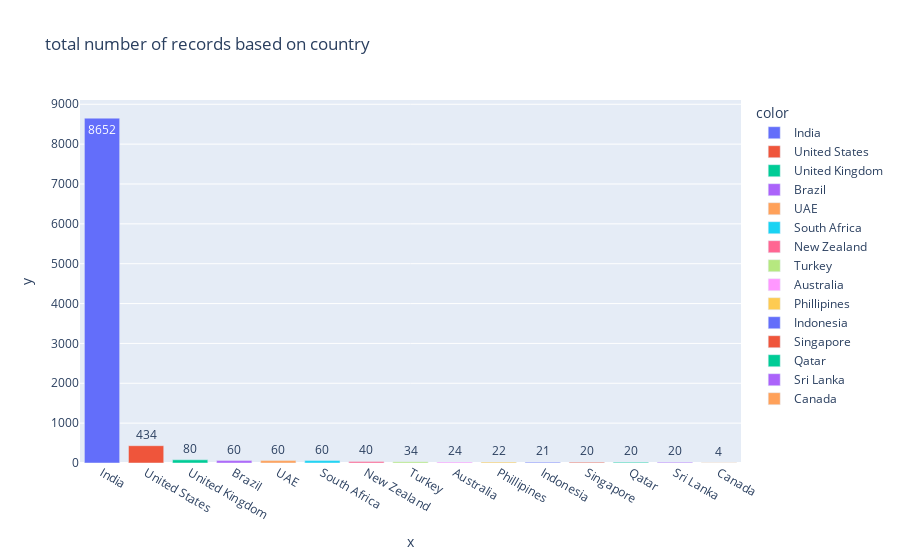

The code cell stored with this chart in its notebook:
### Code cell
px.bar(df,x = data.index , y = data.values,text=data.index,color = data.index,text_auto=True,title="total number of records based on country")

### Figure 1 — Plotly figure (JSON) as saved in the notebook; plotly's stock layout.template omitted (floating-point values rounded to 4 significant figures)
{"data": [{"alignmentgroup": "True", "hovertemplate": "color=India<br>x=%{x}<br>y=%{y}<br>text=%{text}<extra></extra>", "legendgroup": "India", "marker": {"color": "#636efa", "pattern": {"shape": ""}}, "name": "India", "offsetgroup": "India", "orientation": "v", "showlegend": true, "text": ["India"], "textposition": "auto", "texttemplate": "%{y}", "type": "bar", "x": ["India"], "xaxis": "x", "y": [8652], "yaxis": "y"}, {"alignmentgroup": "True", "hovertemplate": "color=United States<br>x=%{x}<br>y=%{y}<br>text=%{text}<extra></extra>", "legendgroup": "United States", "marker": {"color": "#EF553B", "pattern": {"shape": ""}}, "name": "United States", "offsetgroup": "United States", "orientation": "v", "showlegend": true, "text": ["United States"], "textposition": "auto", "texttemplate": "%{y}", "type": "bar", "x": ["United States"], "xaxis": "x", "y": [434], "yaxis": "y"}, {"alignmentgroup": "True", "hovertemplate": "color=United Kingdom<br>x=%{x}<br>y=%{y}<br>text=%{text}<extra></extra>", "legendgroup": "United Kingdom", "marker": {"color": "#00cc96", "pattern": {"shape": ""}}, "name": "United Kingdom", "offsetgroup": "United Kingdom", "orientation": "v", "showlegend": true, "text": ["United Kingdom"], "textposition": "auto", "texttemplate": "%{y}", "type": "bar", "x": ["United Kingdom"], "xaxis": "x", "y": [80], "yaxis": "y"}, {"alignmentgroup": "True", "hovertemplate": "color=Brazil<br>x=%{x}<br>y=%{y}<br>text=%{text}<extra></extra>", "legendgroup": "Brazil", "marker": {"color": "#ab63fa", "pattern": {"shape": ""}}, "name": "Brazil", "offsetgroup": "Brazil", "orientation": "v", "showlegend": true, "text": ["Brazil"], "textposition": "auto", "texttemplate": "%{y}", "type": "bar", "x": ["Brazil"], "xaxis": "x", "y": [60], "yaxis": "y"}, {"alignmentgroup": "True", "hovertemplate": "color=UAE<br>x=%{x}<br>y=%{y}<br>text=%{text}<extra></extra>", "legendgroup": "UAE", "marker": {"color": "#FFA15A", "pattern": {"shape": ""}}, "name": "UAE", "offsetgroup": "UAE", "orientation": "v", "showlegend": true, "text": ["UAE"], "textposition": "auto", "texttemplate": "%{y}", "type": "bar", "x": ["UAE"], "xaxis": "x", "y": [60], "yaxis": "y"}, {"alignmentgroup": "True", "hovertemplate": "color=South Africa<br>x=%{x}<br>y=%{y}<br>text=%{text}<extra></extra>", "legendgroup": "South Africa", "marker": {"color": "#19d3f3", "pattern": {"shape": ""}}, "name": "South Africa", "offsetgroup": "South Africa", "orientation": "v", "showlegend": true, "text": ["South Africa"], "textposition": "auto", "texttemplate": "%{y}", "type": "bar", "x": ["South Africa"], "xaxis": "x", "y": [60], "yaxis": "y"}, {"alignmentgroup": "True", "hovertemplate": "color=New Zealand<br>x=%{x}<br>y=%{y}<br>text=%{text}<extra></extra>", "legendgroup": "New Zealand", "marker": {"color": "#FF6692", "pattern": {"shape": ""}}, "name": "New Zealand", "offsetgroup": "New Zealand", "orientation": "v", "showlegend": true, "text": ["New Zealand"], "textposition": "auto", "texttemplate": "%{y}", "type": "bar", "x": ["New Zealand"], "xaxis": "x", "y": [40], "yaxis": "y"}, {"alignmentgroup": "True", "hovertemplate": "color=Turkey<br>x=%{x}<br>y=%{y}<br>text=%{text}<extra></extra>", "legendgroup": "Turkey", "marker": {"color": "#B6E880", "pattern": {"shape": ""}}, "name": "Turkey", "offsetgroup": "Turkey", "orientation": "v", "showlegend": true, "text": ["Turkey"], "textposition": "auto", "texttemplate": "%{y}", "type": "bar", "x": ["Turkey"], "xaxis": "x", "y": [34], "yaxis": "y"}, {"alignmentgroup": "True", "hovertemplate": "color=Australia<br>x=%{x}<br>y=%{y}<br>text=%{text}<extra></extra>", "legendgroup": "Australia", "marker": {"color": "#FF97FF", "pattern": {"shape": ""}}, "name": "Australia", "offsetgroup": "Australia", "orientation": "v", "showlegend": true, "text": ["Australia"], "textposition": "auto", "texttemplate": "%{y}", "type": "bar", "x": ["Australia"], "xaxis": "x", "y": [24], "yaxis": "y"}, {"alignmentgroup": "True", "hovertemplate": "color=Phillipines<br>x=%{x}<br>y=%{y}<br>text=%{text}<extra></extra>", "legendgroup": "Phillipines", "marker": {"color": "#FECB52", "pattern": {"shape": ""}}, "name": "Phillipines", "offsetgroup": "Phillipines", "orientation": "v", "showlegend": true, "text": ["Phillipines"], "textposition": "auto", "texttemplate": "%{y}", "type": "bar", "x": ["Phillipines"], "xaxis": "x", "y": [22], "yaxis": "y"}, {"alignmentgroup": "True", "hovertemplate": "color=Indonesia<br>x=%{x}<br>y=%{y}<br>text=%{text}<extra></extra>", "legendgroup": "Indonesia", "marker": {"color": "#636efa", "pattern": {"shape": ""}}, "name": "Indonesia", "offsetgroup": "Indonesia", "orientation": "v", "showlegend": true, "text": ["Indonesia"], "textposition": "auto", "texttemplate": "%{y}", "type": "bar", "x": ["Indonesia"], "xaxis": "x", "y": [21], "yaxis": "y"}, {"alignmentgroup": "True", "hovertemplate": "color=Singapore<br>x=%{x}<br>y=%{y}<br>text=%{text}<extra></extra>", "legendgroup": "Singapore", "marker": {"color": "#EF553B", "pattern": {"shape": ""}}, "name": "Singapore", "offsetgroup": "Singapore", "orientation": "v", "showlegend": true, "text": ["Singapore"], "textposition": "auto", "texttemplate": "%{y}", "type": "bar", "x": ["Singapore"], "xaxis": "x", "y": [20], "yaxis": "y"}, {"alignmentgroup": "True", "hovertemplate": "color=Qatar<br>x=%{x}<br>y=%{y}<br>text=%{text}<extra></extra>", "legendgroup": "Qatar", "marker": {"color": "#00cc96", "pattern": {"shape": ""}}, "name": "Qatar", "offsetgroup": "Qatar", "orientation": "v", "showlegend": true, "text": ["Qatar"], "textposition": "auto", "texttemplate": "%{y}", "type": "bar", "x": ["Qatar"], "xaxis": "x", "y": [20], "yaxis": "y"}, {"alignmentgroup": "True", "hovertemplate": "color=Sri Lanka<br>x=%{x}<br>y=%{y}<br>text=%{text}<extra></extra>", "legendgroup": "Sri Lanka", "marker": {"color": "#ab63fa", "pattern": {"shape": ""}}, "name": "Sri Lanka", "offsetgroup": "Sri Lanka", "orientation": "v", "showlegend": true, "text": ["Sri Lanka"], "textposition": "auto", "texttemplate": "%{y}", "type": "bar", "x": ["Sri Lanka"], "xaxis": "x", "y": [20], "yaxis": "y"}, {"alignmentgroup": "True", "hovertemplate": "color=Canada<br>x=%{x}<br>y=%{y}<br>text=%{text}<extra></extra>", "legendgroup": "Canada", "marker": {"color": "#FFA15A", "pattern": {"shape": ""}}, "name": "Canada", "offsetgroup": "Canada", "orientation": "v", "showlegend": true, "text": ["Canada"], "textposition": "auto", "texttemplate": "%{y}", "type": "bar", "x": ["Canada"], "xaxis": "x", "y": [4], "yaxis": "y"}], "layout": {"barmode": "relative", "legend": {"title": {"text": "color"}, "tracegroupgap": 0}, "title": {"text": "total number of records based on country"}, "xaxis": {"anchor": "y", "domain": [0, 1], "title": {"text": "x"}}, "yaxis": {"anchor": "x", "domain": [0, 1], "title": {"text": "y"}}}}
